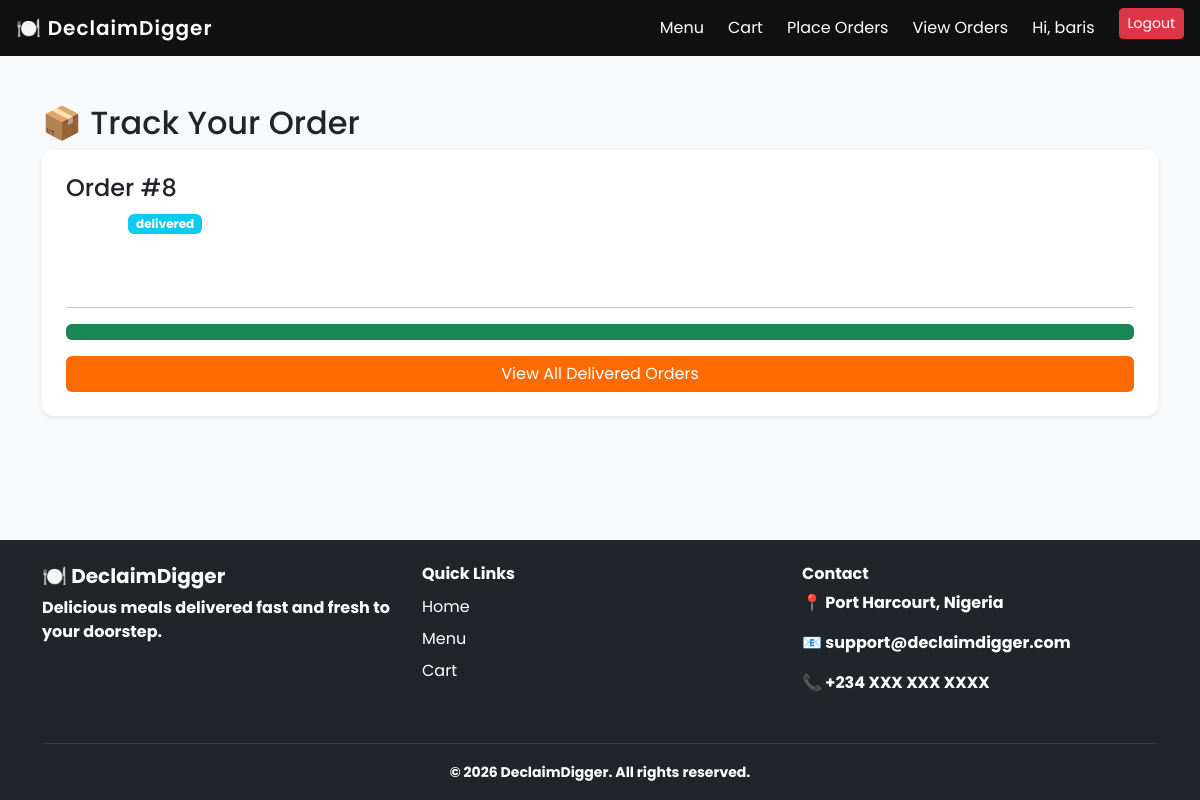
The page /track-order/8/ (signed in) on the database its author committed.
### restaurant/models.py (models this page shows, shortened)
class User(AbstractUser):
    phone = models.CharField(max_length=20, blank=True)
    address = models.TextField(blank=True)

class Order(models.Model):
    STATUS_CHOICES = [
        ('pending', 'Pending'),
        ('processing', 'Processing'),
        ('delivered', 'Delivered'),
    ]
    user = models.ForeignKey(User, on_delete=models.CASCADE)
    full_name = models.CharField(max_length=200)
    address = models.TextField()
    phone = models.CharField(max_length=20)
    total_price = models.DecimalField(max_digits=10, decimal_places=2)
    status = models.CharField(max_length=20, choices=STATUS_CHOICES, default='pending')
    created = models.DateTimeField(auto_now_add=True)

### restaurant/views.py (the view)
# urls.py: path('track-order/<int:order_id>/', views.track_order_view, name='track_order'),
@login_required
def track_order_view(request, order_id):
    order = get_object_or_404(Order, id=order_id, user=request.user)
    return render(request, 'restaurant/track_order.html', {'order': order})

### templates/restaurant/track_order.html (shortened to what this page needs)
{% extends 'restaurant/base.html' %}
{% block content %}
<h2>📦 Track Your Order</h2>
<div class="card p-4 shadow-sm">
    <h4>Order #{{ order.id }}</h4>
    <p><strong>Status:</strong>
        <span class="badge bg-info">
            {{ order.status }}
        </span>
    </p>
    <p><strong>Total:</strong> ${{ order.total_price }}</p>
    <hr>
    <div class="progress">
        {% if order.status == "pending" %}
            <div class="progress-bar bg-warning" style="width: 30%"></div>
        {% elif order.status == "processing" %}
            <div class="progress-bar bg-primary" style="width: 60%"></div>
        {% else %}
            <div class="progress-bar bg-success" style="width: 100%"></div>
        {% endif %}
    </div>
    {% if order.status == "delivered" %}
        <a href="{% url 'user_orders' %}" class="btn btn-success mt-3">
            View All Delivered Orders
        </a>
    {% endif %}
</div>
{% endblock %}

### templates/restaurant/base.html (shortened to what this page needs)
<!DOCTYPE html>
<html>
<head>
    <link href="https://cdn.jsdelivr.net/npm/bootstrap@5.3.0/dist/css/bootstrap.min.css" rel="stylesheet">
</head>
<body>
<nav class="navbar navbar-expand-lg navbar-dark px-3">
    <a class="navbar-brand" href="/">🍽️ DeclaimDigger</a>
    <div class="collapse navbar-collapse" id="navbarContent">
        <ul class="navbar-nav ms-auto text-center text-lg-end gap-lg-2">
            <li class="nav-item">
                <a class="nav-link text-white" href="/">Menu</a>
            </li>
            <li class="nav-item">
                <a class="nav-link text-white" href="/cart/">Cart</a>
            </li>
            {% if user.is_authenticated %}
                <li class="nav-item">
                    <a class="nav-link text-white" href="/menu/">Place Orders</a>
                </li>
                <li class="nav-item">
                    <a class="nav-link text-white" href="{% url 'user_orders' %}">View Orders</a>
                </li>
                <li class="nav-item">
                    <span class="nav-link text-white">Hi, {{ user.username }}</span>
                </li>
                <li class="nav-item">
                    <a class="btn btn-sm btn-danger ms-lg-2" href="{% url 'logout' %}">
                        Logout
                    </a>
                </li>
            {% endif %}
        </ul>
    </div>
</nav>
<div class="page-content">
    <div class="container mt-5">
        {% block content %}{% endblock %}
    </div>
</div>
<footer class="bg-dark text-white mt-5 pt-4 pb-3">
    <div class="container">
        <div class="row">
            <div class="col-12 col-md-4 mb-3">
                <h5 class="fw-bold">🍽️ DeclaimDigger</h5>
                <p class="fw-bold">
                    Delicious meals delivered fast and fresh to your doorstep.
                </p>
            </div>
            <div class="col-12 col-md-4 mb-3">
                <h6 class="fw-bold">Quick Links</h6>
                <ul class="list-unstyled">
                    <li><a href="/" class="text-white text-decoration-none d-block py-1">Home</a></li>
                    <li><a href="/menu/" class="text-white text-decoration-none d-block py-1">Menu</a></li>
                    <li><a href="/cart/" class="text-white text-decoration-none d-block py-1">Cart</a></li>
                </ul>
            </div>
            <div class="col-12 col-md-4 mb-3">
                <h6 class="fw-bold">Contact</h6>
                <p class="fw-bold">📍 Port Harcourt, Nigeria</p>
                <p class="fw-bold">📧 support@declaimdigger.com</p>
                <p class="fw-bold">📞 +234 XXX XXX XXXX</p>
            </div>
        </div>
        <hr class="border-secondary">
        <div class="text-center">
            <small class="fw-bold">
                © 2026 DeclaimDigger. All rights reserved.
            </small>
        </div>
    </div>
</footer>
</body>
</html>

### templates/restaurant/base.html (style rules this page uses)
html, body { height: 100%; }
body { font-family: 'Poppins', sans-serif; background-color: #f8f9fa; display: flex; flex-direction: column; }
.page-content { flex: 1; }
.navbar { background-color: #111 !important; }
.navbar-brand { font-weight: 600; letter-spacing: 1px; }
.card { border: none; border-radius: 12px; transition: 0.2s ease; }
.btn-success { background-color: #ff6b00; border: none; }
p { color: white; }

### rows shown on the page
User: username "baris"
Order: id "8", status "delivered"
